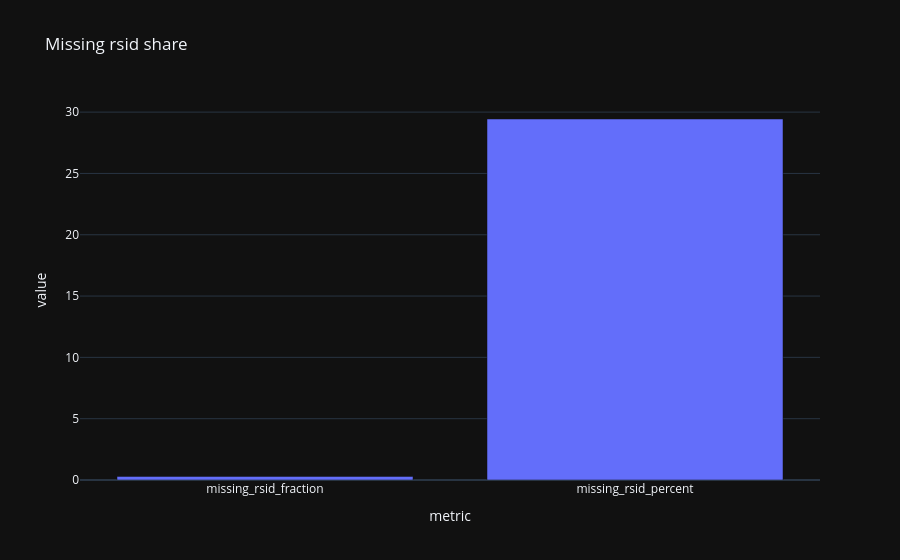

Write notebook code for a chart like this one.
### Markdown cell above
## 3. 📊 Missing rsid fraction

### Code cell
miss_share = d['missing_rsid'].mean()
out = pd.Series({'missing_rsid_fraction': miss_share, 'missing_rsid_percent': miss_share * 100})
display(out.to_frame('value'))
plot_df = out.rename('value').reset_index().rename(columns={'index': 'metric'})
fig = px.bar(plot_df, x='metric', y='value', title='Missing rsid share')
fig.show()

### Figure 1 — Plotly figure (JSON) as saved in the notebook; plotly's stock layout.template omitted (floating-point values rounded to 4 significant figures)
{"data": [{"hovertemplate": "metric=%{x}<br>value=%{y}<extra></extra>", "legendgroup": "", "marker": {"color": "#636efa", "pattern": {"shape": ""}}, "name": "", "orientation": "v", "showlegend": false, "textposition": "auto", "x": ["missing_rsid_fraction", "missing_rsid_percent"], "xaxis": "x", "y": [0.2944, 29.44], "yaxis": "y", "type": "bar"}], "layout": {"xaxis": {"anchor": "y", "domain": [0.0, 1.0], "title": {"text": "metric"}}, "yaxis": {"anchor": "x", "domain": [0.0, 1.0], "title": {"text": "value"}}, "legend": {"tracegroupgap": 0}, "title": {"text": "Missing rsid share"}, "barmode": "relative"}}
